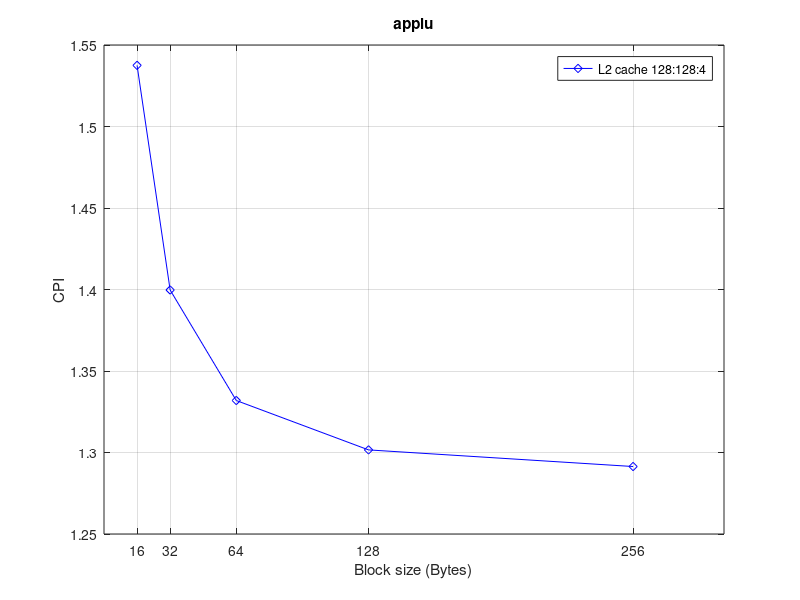
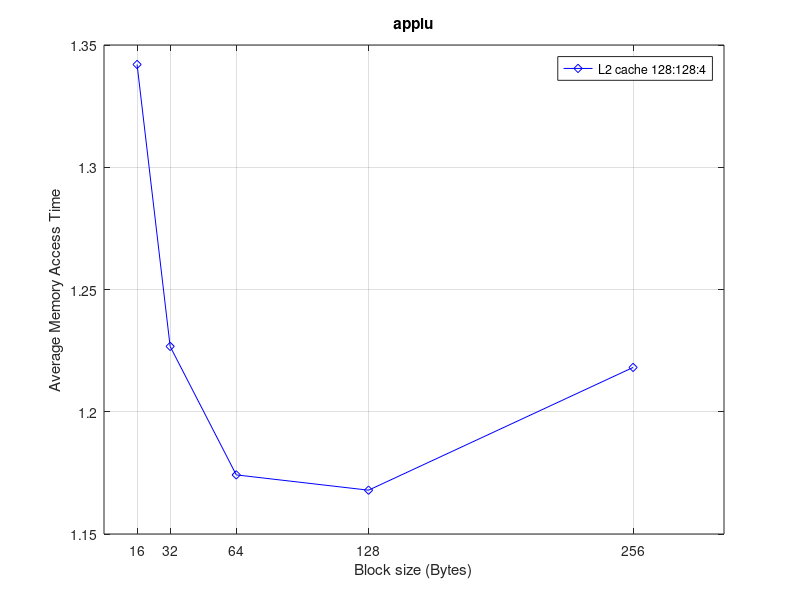

Recreate these plots in MATLAB, in order.
ht_l1 = 1;% Hit Time for L1 
ht_l2 = 6; % Hit Time for L2 
block_size = [16, 32, 64, 128, 256];
mp_l2 = 18 + 2 .* block_size; % Miss Penalty for L2
cpi = [1.5375 ,1.3997 ,1.3319 ,1.3016 ,1.2914]; 
mr_l1 = [5.49 ,3.43 ,2.29 ,1.67 ,1.49] ./ 100; % Miss Rate for L1 
mr_l2 = [0.46, 0.744, 1.1, 1.48, 1.63] ./ 100; % Miss Rate for L2 
AMAT = ht_l1 + mr_l1.*(ht_l2 + mr_l2 .* mp_l2);%Avarage Memory Access Time figure(1);
plot(block_size, cpi,'bd-'); 
legend('L2 cache 128:128:4');% to be changed depending on the settings for L2 
set(gca,'xtick',block_size); title('applu'); % to be changed 
grid on; xlabel('Block size (Bytes)'); 
ylabel('CPI'); 
figure(2)
plot(block_size, AMAT,'bd-'); 
legend('L2 cache 128:128:4');% to be changed depending on the settings for L2 
set(gca,'xtick',block_size); title('applu');% to be changed 
grid on; xlabel('Block size (Bytes)');
ylabel('Average Memory Access Time'); 